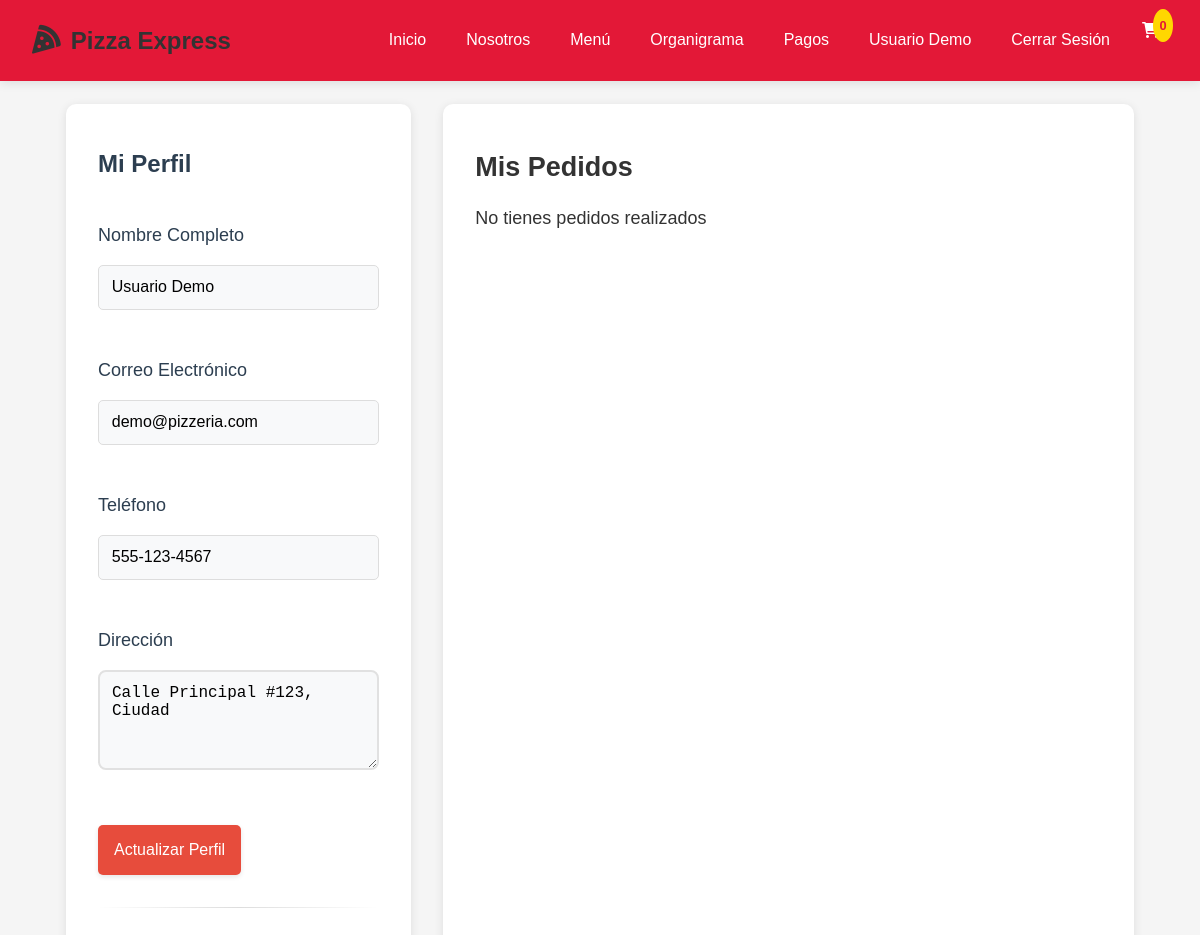
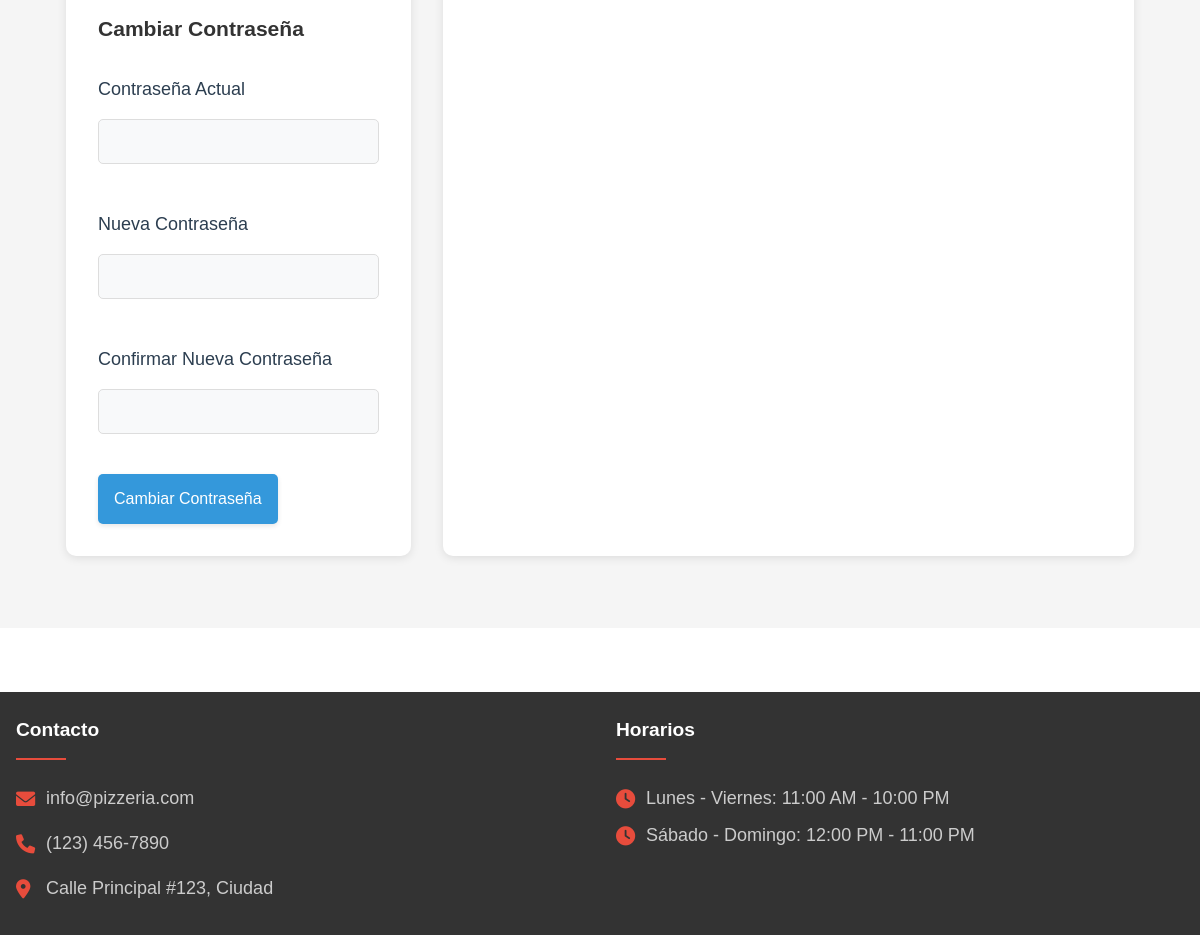
The app's page /perfil.php (signed in) with its own data (2 pictures, top to bottom).
### tables this page shows
CREATE TABLE `usuarios` (
  `id` int(11) NOT NULL,
  `nombre` varchar(255) NOT NULL,
  `email` varchar(255) NOT NULL,
  `password` varchar(255) NOT NULL,
  `telefono` varchar(20) DEFAULT NULL,
  `direccion` text DEFAULT NULL,
  `created_at` timestamp NOT NULL DEFAULT current_timestamp()
);

### perfil.php (the view, shortened to what this page needs)
<?php
require_once 'config/database.php';
$stmt = $pdo->prepare("SELECT * FROM usuarios WHERE id = ?");
$stmt->execute([$_SESSION['usuario_id']]);
$usuario = $stmt->fetch();
$stmt = $pdo->prepare("
    SELECT p.*,
           COUNT(dp.id) as total_items,
           GROUP_CONCAT(CONCAT(pr.nombre, ' x', dp.cantidad) SEPARATOR ', ') as items
    FROM pedidos p
    JOIN detalles_pedido dp ON p.id = dp.pedido_id
    JOIN productos pr ON dp.producto_id = pr.id
    WHERE p.usuario_id = ?
    GROUP BY p.id
    ORDER BY p.fecha_pedido DESC
");
$stmt->execute([$_SESSION['usuario_id']]);
$pedidos = $stmt->fetchAll();
?>
<!DOCTYPE html>
<html lang="es">
<head>
    <link rel="stylesheet" href="styles.css">
    <link href="https://cdnjs.cloudflare.com/ajax/libs/font-awesome/6.0.0/css/all.min.css" rel="stylesheet">
</head>
<body>
    <header>
        <nav>
            <div class="logo">
                <i class="fas fa-pizza-slice"></i>
                Pizza Express
            </div>
            <ul>
                <li><a href="index.php">Inicio</a></li>
                <li><a href="index.php#nosotros">Nosotros</a></li>
                <li><a href="index.php#menu">Menú</a></li>
                <li><a href="index.php#organigrama">Organigrama</a></li>
                <li><a href="index.php#pagos">Pagos</a></li>
                <?php if(isset($_SESSION['usuario_id'])): ?>
                    <li><a href="perfil.php"><?php echo htmlspecialchars($_SESSION['usuario_nombre']); ?></a></li>
                    <li><a href="logout.php">Cerrar Sesión</a></li>
                <?php else: ?>
                    <li><a href="login.php">Iniciar Sesión</a></li>
                <?php endif; ?>
                <li class="cart-icon">
                    <a href="carrito.php">
                        <i class="fas fa-shopping-cart"></i>
                        <span class="cart-count"><?php echo isset($_SESSION['carrito']) ? count($_SESSION['carrito']) : 0; ?></span>
                    </a>
                </li>
            </ul>
        </nav>
    </header>
    <main class="profile-page">
        <div class="profile-container">
            <div class="profile-section">
                <h2>Mi Perfil</h2>
                <form method="POST" action="perfil.php" class="profile-form">
                    <div class="form-group">
                        <label for="nombre">Nombre Completo</label>
                        <input type="text" id="nombre" name="nombre" value="<?php echo htmlspecialchars($usuario['nombre']); ?>" required>
                    </div>
                    <div class="form-group">
                        <label for="email">Correo Electrónico</label>
                        <input type="email" id="email" name="email" value="<?php echo htmlspecialchars($usuario['email']); ?>" required>
                    </div>
                    <div class="form-group">
                        <label for="telefono">Teléfono</label>
                        <input type="tel" id="telefono" name="telefono" value="<?php echo htmlspecialchars($usuario['telefono']); ?>">
                    </div>
                    <div class="form-group">
                        <label for="direccion">Dirección</label>
                        <textarea id="direccion" name="direccion"><?php echo htmlspecialchars($usuario['direccion']); ?></textarea>
                    </div>
                    <button type="submit" class="btn">Actualizar Perfil</button>
                </form>
                <hr class="profile-divider">
                <h3>Cambiar Contraseña</h3>
                <form method="POST" action="perfil.php" class="password-form">
                    <div class="form-group">
                        <label for="current_password">Contraseña Actual</label>
                        <input type="password" id="current_password" name="current_password" required>
                    </div>
                    <div class="form-group">
                        <label for="new_password">Nueva Contraseña</label>
                        <input type="password" id="new_password" name="new_password" required>
                    </div>
                    <div class="form-group">
                        <label for="confirm_password">Confirmar Nueva Contraseña</label>
                        <input type="password" id="confirm_password" name="confirm_password" required>
                    </div>
                    <button type="submit" class="btn">Cambiar Contraseña</button>
                </form>
            </div>
            <div class="orders-section">
                <h2>Mis Pedidos</h2>
                <?php if (empty($pedidos)): ?>
                    <p>No tienes pedidos realizados</p>
                <?php endif; ?>
            </div>
        </div>
    </main>
    <footer>
        <div class="footer-content">
            <div class="footer-section">
                <h3>Contacto</h3>
                <p><i class="fas fa-envelope"></i> info@pizzeria.com</p>
                <p><i class="fas fa-phone"></i> (123) 456-7890</p>
                <p><i class="fas fa-map-marker-alt"></i> Calle Principal #123, Ciudad</p>
            </div>
            <div class="footer-section">
                <h3>Horarios</h3>
                <div class="hours">
                    <p><i class="fas fa-clock"></i> Lunes - Viernes: 11:00 AM - 10:00 PM</p>
                    <p><i class="fas fa-clock"></i> Sábado - Domingo: 12:00 PM - 11:00 PM</p>
                </div>
            </div>
        </div>
    </footer>
</body>
</html>

### records on screen
usuarios: nombre "Usuario Demo", email "demo@pizzeria.com", telefono "555-123-4567", direccion "Calle Principal #123, Ciudad"

### other values on screen
$_SESSION['usuario_nombre'] "Usuario Demo"
